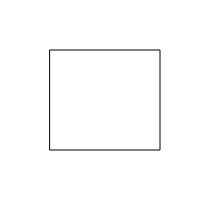
Frame 1 (no input)
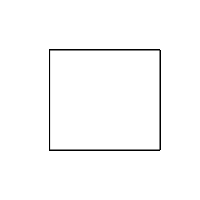
Frame 60 (no input)
Frame 120 (the mouse pressed at the canvas centre since frame 60): identical to frame 60, image omitted

The p5.js sketch that drew these frames (run headless with seeded random() and noise() and a simulated clock; from frame 60 on, the mouse is pressed at the canvas centre):

// p5.js sketch
// ── sketch.js
function setup() {
  // put setup code here
  createCanvas(200,200);
}

function draw() {
  // put drawing code here
  rect(50,50,110,100);
}
